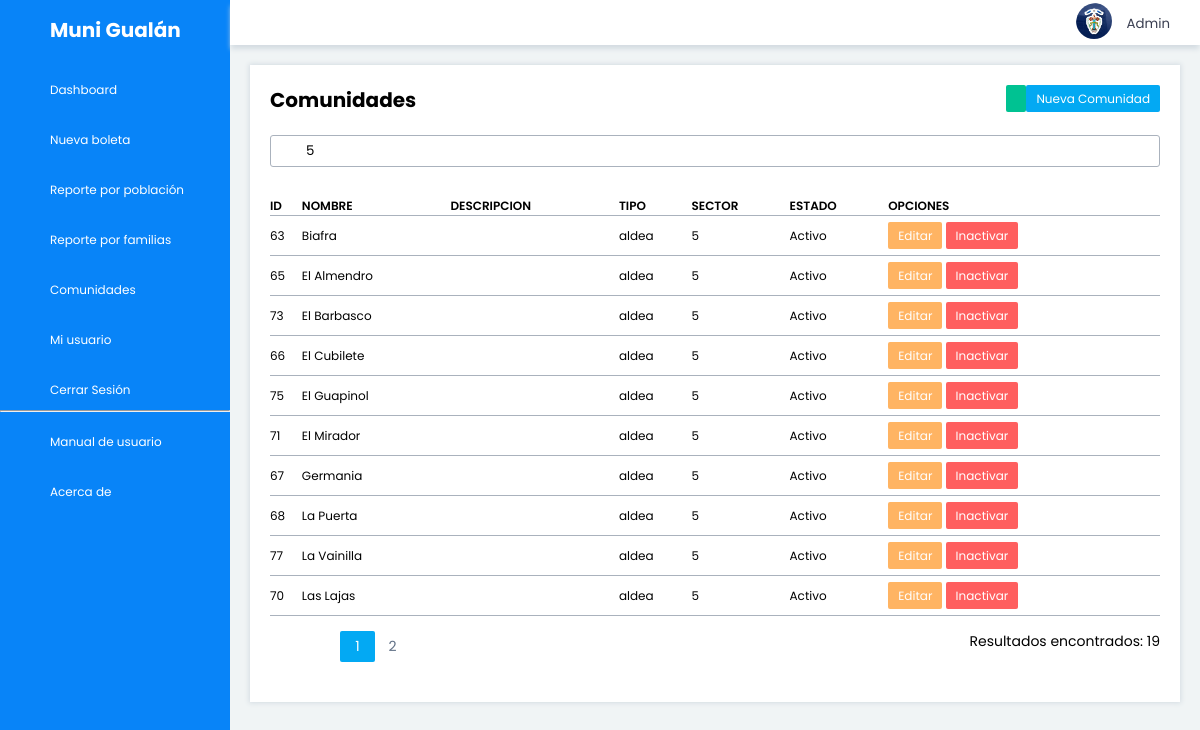
The page /indexComunidad.php?b=5 (signed in) on the database its author committed.
### tables this page shows
CREATE TABLE IF NOT EXISTS `tbl_comunidad` (
`id_comunidad` int(11) NOT NULL AUTO_INCREMENT,
`nombre` varchar(50) NOT NULL,
`descripcion` varchar(250),
`tipo` varchar(50),
`id_sector` int(11) NOT NULL,
`estado` int(11) NOT NULL,
PRIMARY KEY (`id_comunidad`)
);

### controllers/conexion.php (called while the page is built, shortened)
<?php
class Conexion{
    public function Conexion()
    {
        try{
            $this->pdo = new PDO("mysql:host=".DB_HOST.";dbname=".DB_BASE_DATOS, DB_USER, DB_PASS);
        } catch (Exception $e){
            echo "Error: " . $e->getMessage();
            die('Error'.$e->getMessage());
        }
    }
}
?>

### controllers/comunidadController.php (called while the page is built, shortened)
<?php
include_once ('conexion.php');
class comunidadController{
    public function contarRegistros($buscar){
        try
        {
            $conexion = new Conexion();
            $sql = "SELECT COUNT(*) AS total_registros FROM tbl_comunidad WHERE
                    (id_comunidad LIKE '%$buscar%' OR nombre LIKE '%$buscar%' OR descripcion LIKE '%$buscar%')";
            $stmt = $conexion->pdo->prepare($sql);
            $stmt->execute();
            $registro = $stmt->fetch(PDO::FETCH_OBJ);
            return $registro->total_registros;
        }catch(Exception $e)
        {
            echo 'Error '. $e;
        }
    }
    public function listar($buscar, $desde, $hasta)
    {
        try
        {
            $conexion = new Conexion();
            $resultado = array();
            $sql = "SELECT c.id_comunidad, c.nombre as comunidad, c.descripcion, c.id_sector, c.estado, c.tipo
            FROM tbl_comunidad as c INNER JOIN tbl_sector as s on c.id_sector = s.id_sector
            WHERE (c.nombre LIKE '%$buscar%' OR s.nombre LIKE '%$buscar%' ) ORDER BY c.nombre ASC LIMIT $desde, $hasta";
            $stmt = $conexion->pdo->prepare($sql);
            $stmt->execute();
            foreach($stmt->fetchAll(PDO::FETCH_OBJ) as $registro)
            {
                $r = array(
                    'id_comunidad' => $registro->id_comunidad,
                    'comunidad' => $registro->comunidad,
                    'descripcion' => $registro->descripcion,
                    'id_sector' => $registro->id_sector,
                    'estado' => $registro->estado,
                    'tipo' => $registro->tipo
                );
                $resultado[] = $r;
            }
            return $resultado;
        }
        catch (Exception $e)
        {
            die('Error de: '.$e->getMessage());
        }
    }
}
?>

### indexComunidad.php (the view, shortened to what this page needs)
<?php
    include_once ('views/layout/header.php');
    include_once ('views/layout/sidebar.php');
    include_once ('views/layout/topbar.php');
    include_once ('controllers/comunidadController.php');
    $controlador = new comunidadController();
    $buscar = $_GET['b'];
    $total_registros = $controlador->contarRegistros($buscar);
    $registros_por_pagina = 10;
    if(empty($_GET['pagina'])){
        $pagina = 1;
    }else{
        $pagina = $_GET['pagina'];
    }
    $desde = ($pagina - 1) * $registros_por_pagina;
    $total_paginas = ceil($total_registros/$registros_por_pagina);
    $resultado = $controlador->listar($buscar, $desde, $registros_por_pagina);
?>
<div class="content-wrapper">
    <div class="content">
        <div class="row">
            <div class="box scroll-x color-light">
                <div class="box-header">
                    <h2>Comunidades</h2>
                    <div>
                        <a href="indexComunidad.php" class="btn color-success text-light"><i class="las la-sync-alt"></i></a>
                        <a href="createComunidad.php" class="btn color-primary text-light">Nueva Comunidad</a>
                    </div>
                </div>
                <form role="form" name="buscar" id="buscar" method="GET" action="indexComunidad.php" class="search">
                    <label>
                        <input type="text" placeholder="Buscar" name="b" value="<?php echo $buscar; ?>">
                    </label>
                </form>
                <table class="table tabla-normal-ancho">
                    <thead>
                        <td>ID</td>
                        <td>NOMBRE</td>
                        <td>DESCRIPCION</td>
                        <td>TIPO</td>
                        <td>SECTOR</td>
                        <td>ESTADO</td>
                        <td>OPCIONES</td>
                    </thead>
                    <tbody>
                        <?php
                        foreach ($resultado as $r){
                        ?>
                        <tr>
                            <td><?php echo $r['id_comunidad']; ?></td>
                            <td><?php echo $r['comunidad']; ?></td>
                            <td><?php echo $r['descripcion']; ?></td>
                            <td><?php echo $r['tipo']; ?></td>
                            <td><?php echo $r['id_sector']; ?></td>
                            <td>
                                <?php
                                if($r['estado']==0){
                                    echo "Inactivo";
                                } else if($r['estado']==1){
                                    echo "Activo";
                                }
                                ?>
                            </td>
                            <td>
                                <a href="editComunidad.php?id_comunidad=<?php echo $r['id_comunidad']; ?>" class="btn color-warning">Editar</a>
                                <?php if($r['estado']==1){ ?>
                                <a href="#" product="<?php echo $r['id_comunidad']; ?>" class="btn color-danger inactivar_comunidad">Inactivar</a>
                                <?php }else  if($r['estado']==0){?>
                                <a href="#" product="<?php echo $r['id_comunidad']; ?>" class="btn color-primary activar_comunidad">Activar</a>
                                <?php } ?>
                            </td>
                        </tr>
                        <?php
                        }
                        ?>
                    </tbody>
                </table>
                <div class="box-footer">
                    <div class="paginador">
                        <ul>
                            <li><a href="?pagina=<?php echo 1; ?>&b=<?php echo $buscar; ?>"><i class="las la-angle-double-left"></i></a></li>
                            <li><a href="?pagina=<?php echo $pagina - 1; ?>&b=<?php echo $buscar; ?>"><i class="las la-angle-left"></i></a></li>
                            <?php
                            for($i=1; $i <= $total_paginas ; $i++){
                                if($i == $pagina){
                                    echo '<li class="paginaSelect">'.$i.'</li>';
                                }else{
                                echo '<li><a href="?pagina='.$i.'&b='.$buscar.'">'.$i.'</a></li>';
                                }
                            }
                            ?>
                            <li><a href="?pagina=<?php if($pagina < $total_paginas){echo $pagina + 1;}else{echo $pagina;}?>&b=<?php echo $buscar; ?>"><i class="las la-angle-right"></i></a></li>
                            <li><a href="?pagina=<?php echo $total_paginas; ?>&b=<?php echo $buscar; ?>"><i class="las la-angle-double-right"></i></a></li>
                        </ul>
                    </div>
                    <div><p style="font-size: 14px;">Resultados encontrados: <?php echo $total_registros ?></p></div>
                </div>
            </div>
        </div>
    </div>
</div>
<?php
    include_once 'views/layout/footer.php';
?>

### css/style.css (style rules this page uses)
:root { --main-color: #0884f8; --dark-color: #009CAD; --light-color: #45D5E6; --white-color: #ffffff; --hover-color: #46a1f7; --text-grey: #607086; --base-color: #f0f4f5; --blue: #03a9f3; --indigo: #6610f2; --purple: #ab8ce4; --pink: #E91E63; --red: #f96868; --orange: #fb9678; --yellow: #ffb463; --green: #00c292; --teal: #58d8a3; --cyan: #57c7d4; --white: #ffffff; --gray: #6c757d; --gray-dark: #0f1531; --gray-light: #aab2bd; --gray-lighter: #d4dce2; --gray-lightest: #e6e9ed; --black: #000000; --primary: #03a9f3; --secondary: #f4f4f4; --success: #00c292; --info: #ab8ce4; --warning: #ffb463; --danger: #ff5f5f; --light: #ffffff; --dark: #3a3f51; --t1: 30px; --t2: 25px; --t3: 20px; --t4: 16px; --t5: 14px; --t6: 12px; --t7: 10px; --t8: 8px; }
.color-primary { background: var(--primary); }
.color-success { background: var(--success); }
.color-warning { background: var(--warning); }
.color-danger { background: var(--danger); }
.color-light { background: var(--light); }
.text-light { color: var(--white-color); }
.text-light { color: var(--light); }
* { font-family: 'Poppins', sans-serif; margin: 0; padding: 0; box-sizing: border-box; }
body { overflow-x: hidden; }
h2 { font-size: var(--t3); }
.content-wrapper { width: 100%; padding: 20px; }
.content-wrapper .content { padding: 0px; }
.row { position: relative; width: 100%; display: grid; grid-gap: 20px; grid-template-columns: repeat(1,1fr); padding-bottom: 20px; }
.box { position: relative; display: grid; width: 100%; padding: 20px; box-shadow: 0px 0px 5px 1px var(--gray-lighter); }
.box .box-header { display: flex; justify-content: space-between; align-items: flex-start; margin-bottom: 20px; }
.box-header { display: flex; justify-content: space-between; align-items: flex-start; margin-bottom: 20px; }
.box .box-footer { display: flex; justify-content: space-between; align-items: flex-start; margin-bottom: 20px; margin-top: 15px; }
.btn { position: relative; padding: 5px 10px; color: var(--light); text-decoration: none; border-radius: 3px; font-size: var(--t6); border: none; cursor: pointer; border-radius: 2px; }
.tabla-normal-ancho { width: 100%; }
.table { border-collapse: collapse; margin-top: 30px; }
.table thead td { font-weight: 600; font-size: var(--t6); }
.table tbody tr { height: 40px; min-height: 40px; min-height: 80px; }
.table tbody { font-size: var(--t6); }
.table tbody tr { border-bottom: 1px solid var(--gray-light); }
.table tbody tr:last-child { border-bottom: 1.5px solid var(--gray-light); }
.paginador ul { list-style: none; background: var(--white-color); display: flex; justify-content: flex-start; }
.paginador a, .paginaSelect { color: var(--text-grey); padding: 5px; display: inline-block; font-size: 14px; text-align: center; width: 35px; text-decoration: none; }
.paginaSelect { background: var(--primary); color: var(--white-color); border-radius: 2px; }
.search { position: relative; width: 100%; height: 32px; border: 1px solid var(--gray-light); font-size: medium; border-radius: 3px; }
.search label { position: relative; width: 100%; }
.search label input { width: 100%; height: 30px; border-radius: 10px; padding: 5px 20px; padding-left: 35px; outline: none; border: none; }
.scroll-x { overflow-x: auto; }

### rows shown on the page
tbl_comunidad: id_comunidad "63", nombre "Biafra", tipo "aldea", id_sector "5", estado "Activo"
tbl_comunidad: id_comunidad "65", nombre "El Almendro", tipo "aldea", id_sector "5", estado "Activo"
tbl_comunidad: id_comunidad "73", nombre "El Barbasco", tipo "aldea", id_sector "5", estado "Activo"
tbl_comunidad: id_comunidad "66", nombre "El Cubilete", tipo "aldea", id_sector "5", estado "Activo"
tbl_comunidad: id_comunidad "75", nombre "El Guapinol", tipo "aldea", id_sector "5", estado "Activo"
tbl_comunidad: id_comunidad "71", nombre "El Mirador", tipo "aldea", id_sector "5", estado "Activo"
tbl_comunidad: id_comunidad "67", nombre "Germania", tipo "aldea", id_sector "5", estado "Activo"
tbl_comunidad: id_comunidad "68", nombre "La Puerta", tipo "aldea", id_sector "5", estado "Activo"
tbl_comunidad: id_comunidad "77", nombre "La Vainilla", tipo "aldea", id_sector "5", estado "Activo"
tbl_comunidad: id_comunidad "70", nombre "Las Lajas", tipo "aldea", id_sector "5", estado "Activo"

### other values the page prints
$_SESSION['usuario'] "Admin"
$total_registros "19"
